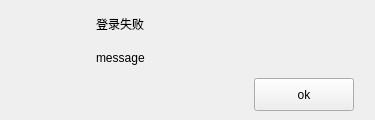
<?xml version="1.0" encoding="UTF-8"?>
<ui version="4.0">
 <class>LoginFail</class>
 <widget class="QWidget" name="LoginFail">
  <property name="geometry">
   <rect>
    <x>0</x>
    <y>0</y>
    <width>375</width>
    <height>120</height>
   </rect>
  </property>
  <property name="windowTitle">
   <string>Form</string>
  </property>
  <widget class="QWidget" name="">
   <property name="geometry">
    <rect>
     <x>30</x>
     <y>10</y>
     <width>324</width>
     <height>101</height>
    </rect>
   </property>
   <layout class="QHBoxLayout" name="horizontalLayout_2">
    <item>
     <widget class="QWidget" name="logo" native="true">
      <property name="minimumSize">
       <size>
        <width>60</width>
        <height>60</height>
       </size>
      </property>
      <property name="maximumSize">
       <size>
        <width>60</width>
        <height>60</height>
       </size>
      </property>
     </widget>
    </item>
    <item>
     <layout class="QVBoxLayout" name="verticalLayout">
      <item>
       <widget class="QLabel" name="title">
        <property name="minimumSize">
         <size>
          <width>250</width>
          <height>0</height>
         </size>
        </property>
        <property name="maximumSize">
         <size>
          <width>250</width>
          <height>16777215</height>
         </size>
        </property>
        <property name="text">
         <string>登录失败</string>
        </property>
       </widget>
      </item>
      <item>
       <widget class="QLabel" name="text">
        <property name="minimumSize">
         <size>
          <width>250</width>
          <height>0</height>
         </size>
        </property>
        <property name="maximumSize">
         <size>
          <width>250</width>
          <height>16777215</height>
         </size>
        </property>
        <property name="text">
         <string>message</string>
        </property>
       </widget>
      </item>
      <item>
       <layout class="QHBoxLayout" name="horizontalLayout">
        <item>
         <spacer name="horizontalSpacer">
          <property name="orientation">
           <enum>Qt::Horizontal</enum>
          </property>
          <property name="sizeHint" stdset="0">
           <size>
            <width>40</width>
            <height>20</height>
           </size>
          </property>
         </spacer>
        </item>
        <item>
         <widget class="QPushButton" name="okButton">
          <property name="minimumSize">
           <size>
            <width>100</width>
            <height>33</height>
           </size>
          </property>
          <property name="maximumSize">
           <size>
            <width>100</width>
            <height>33</height>
           </size>
          </property>
          <property name="text">
           <string>ok</string>
          </property>
         </widget>
        </item>
       </layout>
      </item>
     </layout>
    </item>
   </layout>
  </widget>
 </widget>
 <resources/>
 <connections/>
</ui>
